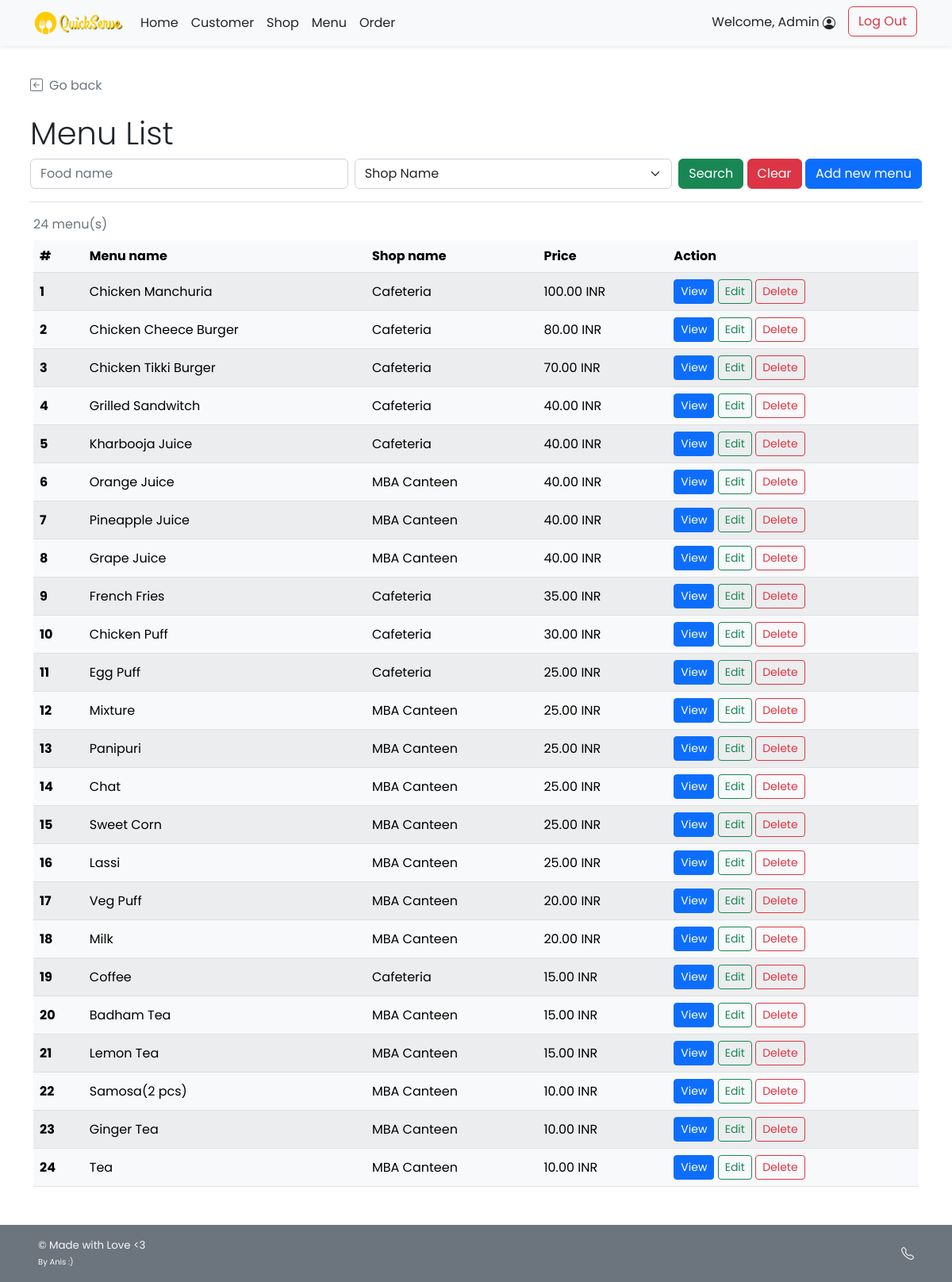
/admin/admin_food_list.php (signed in), run on the app's committed database.
### tables this page shows
CREATE TABLE `food` (
  `f_id` int(11) NOT NULL,
  `s_id` int(11) NOT NULL,
  `f_name` varchar(100) NOT NULL,
  `f_price` decimal(6,2) NOT NULL,
  `f_pic` text DEFAULT NULL
);

CREATE TABLE `shop` (
  `s_username` varchar(45) NOT NULL,
  `s_pwd` varchar(45) NOT NULL,
  `s_name` varchar(100) NOT NULL,
  `s_location` varchar(100) NOT NULL,
  `s_email` varchar(100) NOT NULL,
  `s_phoneno` varchar(45) NOT NULL,
  `s_pic` text DEFAULT NULL,
  `s_id` int(11) NOT NULL
);

### admin/admin_food_list.php (the view, shortened to what this page needs)
<!DOCTYPE html>
<html lang="en" class="h-100">
<head>
    <?php
        include("../conn_db.php");
        include('../head.php');
    ?>
    <link href="../css/main.css" rel="stylesheet">
</head>
<body class="d-flex flex-column h-100">
    <?php include('nav_header_admin.php')?>
    <div class="container p-2 pb-0" id="admin-dashboard">
        <div class="mt-4 border-bottom">
            <a class="nav nav-item text-decoration-none text-muted mb-2" href="#" onclick="history.back();">
                <i class="bi bi-arrow-left-square me-2"></i>Go back
            </a>
            <h2 class="pt-3 display-6">Menu List</h2>
            <form class="form-floating mb-3" method="GET" action="admin_food_list.php">
                <div class="row g-2">
                    <div class="col">
                        <input type="text" class="form-control" id="f_name" name="f_name" placeholder="Food name"
                            <?php if(isset($_GET["search"])){?>value="<?php echo $_GET["f_name"];?>" <?php } ?>>
                    </div>
                    <div class="col">
                        <select class="form-select" id="s_id" name="s_id">
                            <option selected value="">Shop Name</option>
                        </select>
                    </div>
                    <div class="col-auto">
                        <button type="submit" name="search" value="1" class="btn btn-success">Search</button>
                        <button type="reset" class="btn btn-danger"
                            onclick="javascript: window.location='admin_food_list.php'">Clear</button>
                        <a href="admin_food_add.php" class="btn btn-primary">Add new menu</a>
                    </div>
                </div>
            </form>
        </div>
    </div>
    <div class="container pt-2" id="cust-table">
        <?php
            if(!isset($_GET["search"])){
                $search_query = "SELECT f.f_id,s.s_id,f.f_name,f.f_price,s.s_name FROM food f INNER JOIN shop s ON f.s_id = s.s_id ORDER BY f.f_price DESC,f.s_id ASC;";
            }
            $search_result = $mysqli -> query($search_query);
            $search_numrow = $search_result -> num_rows;
            if($search_numrow == 0){
        ?>
        <div class="row">
            <div class="col mt-2 ms-2 p-2 bg-danger text-white rounded text-start">
                <i class="bi bi-x-circle ms-2"></i><span class="ms-2 mt-2">No shop found!</span>
                <a href="admin_food_list.php" class="text-white">Clear Search Result</a>
            </div>
        </div>
        <?php } else{ ?>
        <div class="table-responsive">
        <table class="table rounded-5 table-light table-striped table-hover align-middle caption-top mb-5">
            <caption><?php echo $search_numrow;?> menu(s) <?php if(isset($_GET["search"])){?><br /><a
                    Result</a><?php } ?></caption>
            <thead class="bg-light">
                <tr>
                    <th scope="col">#</th>
                    <th scope="col">Menu name</th>
                    <th scope="col">Shop name</th>
                    <th scope="col">Price</th>
                    <th scope="col">Action</th>
                </tr>
            </thead>
            <tbody>
                <?php $i=1; while($row = $search_result -> fetch_array()){ ?>
                <tr>
                    <th><?php echo $i++;?></th>
                    <td><?php echo $row["f_name"];?></td>
                    <td><?php echo $row["s_name"];?></td>
                    <td><?php echo $row["f_price"]." INR";?></td>
                    <td>
                        <a href="admin_food_detail.php?f_id=<?php echo $row["f_id"]?>"
                            class="btn btn-sm btn-primary">View</a>
                        <a href="admin_food_edit.php?s_id=<?php echo $row["s_id"];?>&f_id=<?php echo $row["f_id"]?>"
                            class="btn btn-sm btn-outline-success">Edit</a>
                        <a href="admin_food_delete.php?f_id=<?php echo $row["f_id"]?>"
                            class="btn btn-sm btn-outline-danger">Delete</a>
                    </td>
                </tr>
                <?php } ?>
            </tbody>
        </table>
        </div>
        <?php }
        ?>
    </div>
    <?php include('admin_footer.php')?>
</body>
</html>

### css/main.css (style rules this page uses)
html { height: 100%; }
body { height: 100%; padding-top: 4rem; margin-bottom: -50px; font-family: 'Poppins', 'Noto Sans Thai', sans-serif; }
a { cursor: pointer; }
.bi { vertical-align: -.125em; fill: currentColor; }

### data on the page
food: f_name "Chicken Manchuria", s.s_name "Cafeteria", f_price "100.00"
food: f_name "Chicken Cheece Burger", s.s_name "Cafeteria", f_price "80.00"
food: f_name "Chicken Tikki Burger", s.s_name "Cafeteria", f_price "70.00"
food: f_name "Grilled Sandwitch", s.s_name "Cafeteria", f_price "40.00"
food: f_name "Kharbooja Juice", s.s_name "Cafeteria", f_price "40.00"
food: f_name "Orange Juice", s.s_name "MBA Canteen", f_price "40.00"
food: f_name "Pineapple Juice", s.s_name "MBA Canteen", f_price "40.00"
food: f_name "Grape Juice", s.s_name "MBA Canteen", f_price "40.00"
food: f_name "French Fries", s.s_name "Cafeteria", f_price "35.00"
food: f_name "Chicken Puff", s.s_name "Cafeteria", f_price "30.00"
food: f_name "Egg Puff", s.s_name "Cafeteria", f_price "25.00"
food: f_name "Mixture", s.s_name "MBA Canteen", f_price "25.00"
food: f_name "Panipuri", s.s_name "MBA Canteen", f_price "25.00"
food: f_name "Chat", s.s_name "MBA Canteen", f_price "25.00"
food: f_name "Sweet Corn", s.s_name "MBA Canteen", f_price "25.00"
food: f_name "Lassi", s.s_name "MBA Canteen", f_price "25.00"
food: f_name "Veg Puff", s.s_name "MBA Canteen", f_price "20.00"
food: f_name "Milk", s.s_name "MBA Canteen", f_price "20.00"
food: f_name "Coffee", s.s_name "Cafeteria", f_price "15.00"
food: f_name "Badham Tea", s.s_name "MBA Canteen", f_price "15.00"
food: f_name "Lemon Tea", s.s_name "MBA Canteen", f_price "15.00"
food: f_name "Samosa(2 pcs)", s.s_name "MBA Canteen", f_price "10.00"
food: f_name "Ginger Tea", s.s_name "MBA Canteen", f_price "10.00"
food: f_name "Tea", s.s_name "MBA Canteen", f_price "10.00"

### other printed values
$_SESSION['firstname'] "Admin"
$search_numrow "24"
